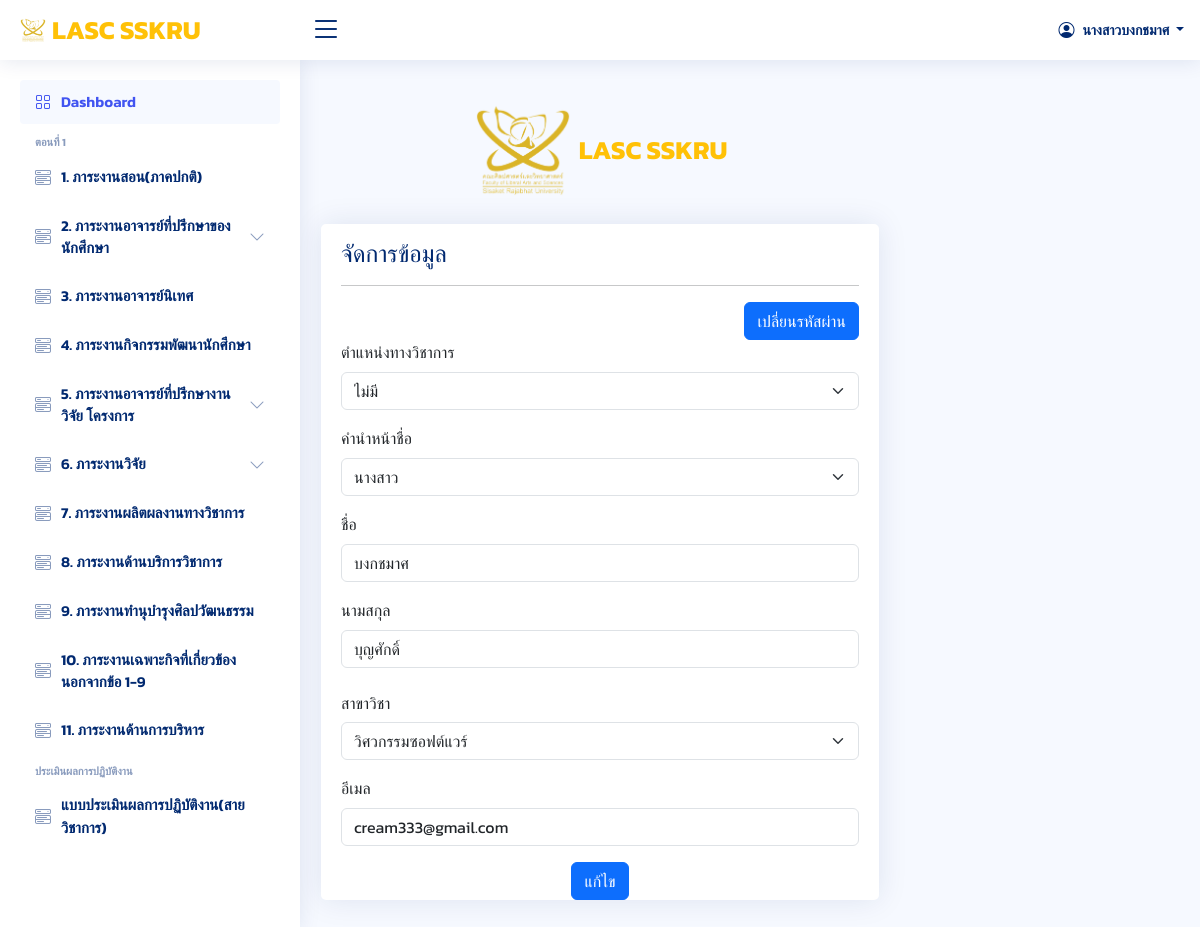
/index.php?page=users/account (signed in), run on an earlier commit of the app's database.
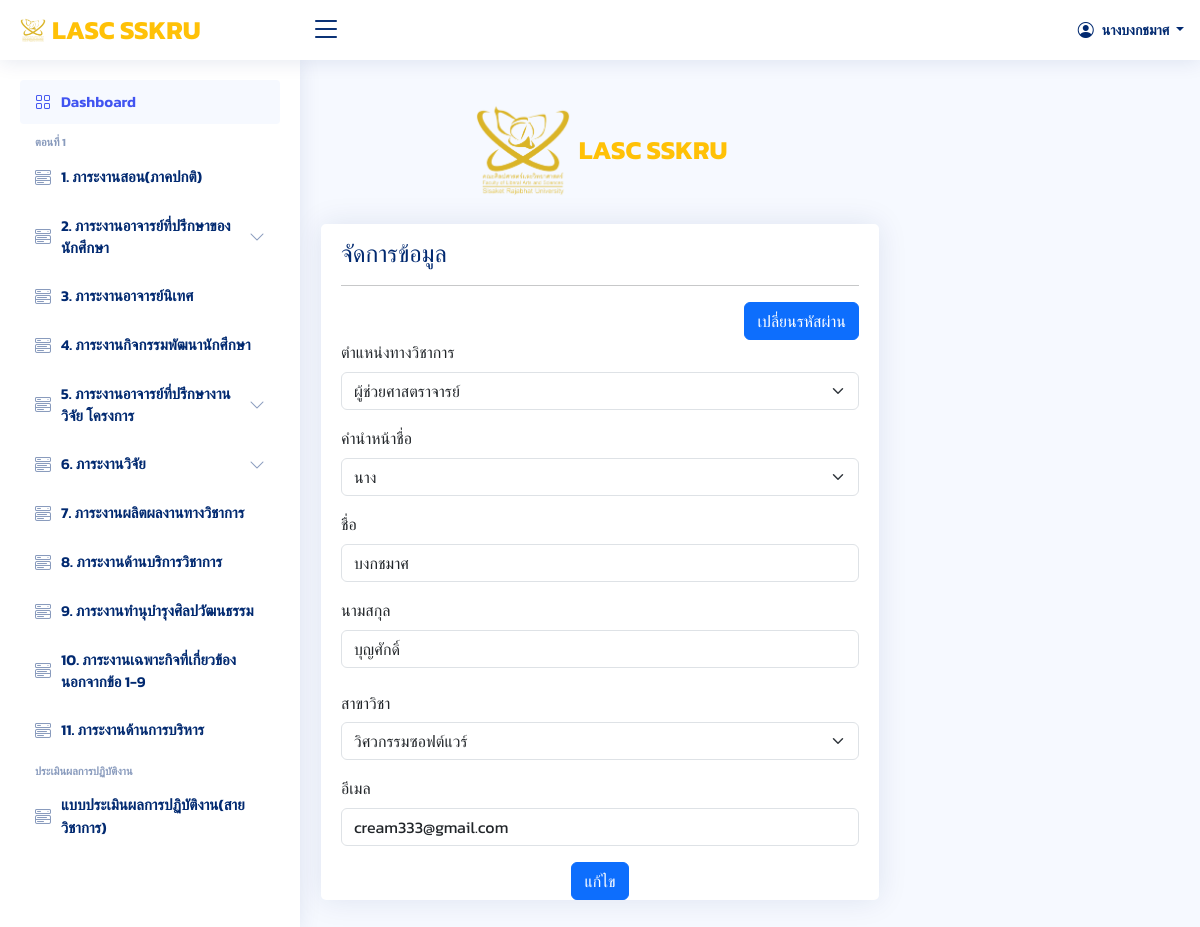
And on a later commit of the database.
### tables this page shows
CREATE TABLE `users` (
  `userId` int(20) NOT NULL,
  `academic_rank` varchar(50) NOT NULL,
  `nametitle` varchar(50) NOT NULL,
  `firstname` varchar(50) NOT NULL,
  `lastname` varchar(50) NOT NULL,
  `branch` varchar(50) NOT NULL,
  `email` varchar(50) NOT NULL,
  `password` varchar(255) NOT NULL,
  `urole` varchar(50) NOT NULL,
  `isAdmin` int(1) NOT NULL,
  `created_at` timestamp NOT NULL DEFAULT current_timestamp()
);

### users/account.php (the view, shortened to what this page needs)
<?php
require_once "config/db.php";
$userId = $_SESSION['userId'];
$stmt = $conn->prepare("SELECT * FROM users WHERE userId = $userId");
$stmt->execute();
$data = $stmt->fetch();
?>
<div class="container">
    <div class="d-flex flex-column align-items-center justify-content-center ">
        <div class="d-flex justify-content-center py-4 mt-1">
            <a href="index.html" class="logo d-flex align-items-center w-auto">
                <img style="max-height: 100px;" src="assets/img/logo_lasc1.png" alt="">
                <span class="d-none d-lg-block" style="color: #ffc107;">LASC SSKRU</span>
            </a>
        </div>
        <div class="card col-md-6">
            <div class="card-body" style="padding-bottom:0px;">
                <h3 class="card-title pb0 fs-4 mt-3" style="padding:0px;">จัดการข้อมูล</h3>
                <hr>
                <div class="d-flex justify-content-end">
                    <button type="button" class="btn btn-primary" data-bs-toggle="modal" data-bs-target="#change_password">เปลี่ยนรหัสผ่าน</button>
                </div>
                <form action="users/edit_account.php" method="post">
                    <div class="mb-3">
                        <label for="academic_rank" class="form-label">ตำแหน่งทางวิชาการ</label>
                        <select class="form-select" name="academic_rank" id="academic_rank" aria-describedby="academic_rank" required>
                            <option value="ไม่มี" <?php if ($data['academic_rank'] === 'ไม่มี') echo 'selected' ?>>ไม่มี</option>
                            <option value="ผู้ช่วยศาสตราจารย์" <?php if ($data['academic_rank'] === 'ผู้ช่วยศาสตราจารย์') echo 'selected' ?>>ผู้ช่วยศาสตราจารย์</option>
                        </select>
                    </div>
                    <div class="mb-3">
                        <label for="nametitle" class="form-label">คำนำหน้าชื่อ</label>
                        <select class="form-select" name="nametitle" aria-describedby="nametitle" id="nametitle" required>
                            <option value="นาง" <?php if ($data['nametitle'] === 'นาง') echo 'selected' ?>>นาง</option>
                            <option value="นางสาว" <?php if ($data['nametitle'] === 'นางสาว') echo 'selected' ?>>นางสาว</option>
                        </select>
                    </div>
                    <div class="mb-3">
                        <label for="firstname" class="form-label">ชื่อ</label>
                        <input type="text" class="form-control" name="firstname" value="<?php echo $data['firstname']; ?>" required>
                    </div>
                    <div class="mb-3">
                        <label for="lastname" class="form-label">นามสกุล</label>
                        <input type="text" class="form-control" name="lastname" value="<?php echo $data['lastname']; ?>" required>
                    </div>
                    <div class="mb-3">
                        <label for="branch" class="col-sm-2 col-form-label ">สาขาวิชา</label>
                        <select class="form-select" name="branch" aria-describedby="branch" id="branch" required>
                            <option value="วิศวกรรมซอฟต์แวร์" <?php if ($data['branch'] === 'วิศวกรรมซอฟต์แวร์') echo 'selected' ?>>วิศวกรรมซอฟต์แวร์</option>
                        </select>
                    </div>
                    <div class="mb-3">
                        <label for="email" class="form-label">อีเมล</label>
                        <input type="email" class="form-control" name="email" value="<?php echo $data['email']; ?>" required>
                    </div>
                    <div class="d-flex justify-content-center">
                        <button type="submit" name="edit" class="btn btn-primary">แก้ไข</button>
                    </div>
                </form>
            </div>
        </div>
    </div>
</div>
</html>

### index.php (shortened to what this page needs)
<?php
$nametitle = $_SESSION['nametitle'];
$firstname = $_SESSION['firstname'];
$lastname = $_SESSION['lastname'];
?>
<!DOCTYPE html>
<html lang="en">
<head>
  <link href="assets/vendor/bootstrap/css/bootstrap.min.css" rel="stylesheet">
  <link href="assets/vendor/bootstrap-icons/bootstrap-icons.css" rel="stylesheet">
  <link href="assets/vendor/boxicons/css/boxicons.min.css" rel="stylesheet">
  <link href="assets/vendor/quill/quill.snow.css" rel="stylesheet">
  <link href="assets/vendor/quill/quill.bubble.css" rel="stylesheet">
  <link href="assets/vendor/remixicon/remixicon.css" rel="stylesheet">
  <link href="assets/vendor/simple-datatables/style.css" rel="stylesheet">
  <link href="assets/css/style.css" rel="stylesheet">
</head>
<body>
  <header id="header" class="header fixed-top d-flex align-items-center">
    <div class="d-flex align-items-center justify-content-between">
      <a class="logo d-flex align-items-center">
        <img src="assets/img/logo_lasc.png" alt="โลโก้คณะ">
        <span class="d-none d-lg-block" style="color: #ffc107;">LASC SSKRU</span>
      </a>
      <i class="bi bi-list toggle-sidebar-btn"></i>
    </div>
    <nav class="header-nav ms-auto">
      <ul class="d-flex align-items-center">
        <li class="nav-item dropdown pe-3">
          <a class="nav-link nav-profile d-flex align-items-center pe-0" href="#" data-bs-toggle="dropdown">
            <i class="bi bi-person-circle"></i>
            <span class="d-none d-md-block dropdown-toggle ps-2"><?= $nametitle .  $firstname . ' ' . $lastname ?></span>
          </a>
        </li>
      </ul>
    </nav>
  </header>
  <aside id="sidebar" class="sidebar">
    <ul class="sidebar-nav" id="sidebar-nav">
      <li class="nav-item">
        <a class="nav-link " href="index.php?page=users/dashboard">
          <i class="bi bi-grid"></i>
          <span>Dashboard</span>
        </a>
      </li>
      <li class="nav-heading">ตอนที่ 1</li>
      <li class="nav-item">
        <a class="nav-link collapsed" href="index.php?page=1_1/index_1_1">
          <i class="bi bi-menu-button-wide"></i>
          <span>1. ภาระงานสอน(ภาคปกติ)</span>
        </a>
      </li>
      <li class="nav-item">
        <a class="nav-link collapsed" data-bs-target="#components-nav1" data-bs-toggle="collapse" href="#">
          <i class="bi bi-menu-button-wide"></i><span>2. ภาระงานอาจารย์ที่ปรึกษาของนักศึกษา</span><i class="bi bi-chevron-down ms-auto"></i>
        </a>
      </li>
      <li class="nav-item">
        <a class="nav-link collapsed" href="index.php?page=1_3/index_1_3">
          <i class="bi bi-menu-button-wide"></i><span>3. ภาระงานอาจารย์นิเทศ</span>
        </a>
      </li>
      <li class="nav-item">
        <a class="nav-link collapsed" href="index.php?page=1_4/index_1_4">
          <i class="bi bi-menu-button-wide"></i><span>4. ภาระงานกิจกรรมพัฒนานักศึกษา</span>
        </a>
      </li>
      <li class="nav-item">
        <a class="nav-link collapsed" data-bs-target="#components-nav2" data-bs-toggle="collapse" href="#">
          <i class="bi bi-menu-button-wide"></i><span>5. ภาระงานอาจารย์ที่ปรึกษางานวิจัย โครงการ</span><i class="bi bi-chevron-down ms-auto"></i>
        </a>
      </li>
      <li class="nav-item">
        <a class="nav-link collapsed" data-bs-target="#components-nav3" data-bs-toggle="collapse" href="#">
          <i class="bi bi-menu-button-wide"></i><span>6. ภาระงานวิจัย</span><i class="bi bi-chevron-down ms-auto"></i>
        </a>
      </li>
      <li class="nav-item">
        <a class="nav-link collapsed" href="index.php?page=1_7/index_1_7">
          <i class="bi bi-menu-button-wide"></i><span>7. ภาระงานผลิตผลงานทางวิชาการ</span>
        </a>
      </li>
      <li class="nav-item">
        <a class="nav-link collapsed" href="index.php?page=1_8/index_1_8">
          <i class="bi bi-menu-button-wide"></i><span>8. ภาระงานด้านบริการวิชาการ</span>
        </a>
      </li>
      <li class="nav-item">
        <a class="nav-link collapsed" href="index.php?page=1_9/index_1_9">
          <i class="bi bi-menu-button-wide"></i><span>9. ภาระงานทำนุบำรุงศิลปวัฒนธรรม</span>
        </a>
      </li>
      <li class="nav-item">
        <a class="nav-link collapsed" href="index.php?page=1_10/index_1_10">
          <i class="bi bi-menu-button-wide"></i><span>10. ภาระงานเฉพาะกิจที่เกี่ยวข้อง นอกจากข้อ 1-9</span>
        </a>
      </li>
      <li class="nav-item">
        <a class="nav-link collapsed" href="index.php?page=1_11/index_1_11">
          <i class="bi bi-menu-button-wide"></i><span>11. ภาระงานด้านการบริหาร</span>
        </a>
      </li>
      <li class="nav-heading">ประเมินผลการปฏิบัติงาน</li>
      <li class="nav-item">
        <a class="nav-link collapsed" href="index.php?page=3/index_3">
          <i class="bi bi-menu-button-wide"></i><span>แบบประเมินผลการปฏิบัติงาน(สายวิชาการ)</span>
        </a>
      </li>
  </aside>
  <main>
    <br>
    <br>
    <br>
    <?php
    $page = $_GET['page'];
    include $page . ('.php');
    ?>
</body>
</html>

### assets/css/style.css (style rules this page uses)
:root { scroll-behavior: smooth; }
body { font-family: 'Kanit', sans-serif; background: #f6f9ff; color: #444444; }
a { color: #4154f1; text-decoration: none; }
h1, h2, h3, h4, h5, h6 { font-family: 'Kanit', sans-serif; }
.card { margin-bottom: 30px; border: none; border-radius: 5px; box-shadow: 0px 0 30px rgba(1, 41, 112, 0.1); }
.card-title { padding: 20px 0 15px 0; font-size: 18px; font-weight: 500; color: #012970; font-family: 'Kanit', sans-serif; }
.card-body { padding: 0 20px 20px 20px; }
.logo { line-height: 1; }
@media (min-width: 1200px) { .logo { width: 280px; } }
.logo img { max-height: 26px; margin-right: 6px; }
.logo span { font-size: 26px; font-weight: 700; font-family: 'Kanit', sans-serif; }
.header { transition: all 0.5s; z-index: 997; height: 60px; box-shadow: 0px 2px 20px rgba(1, 41, 112, 0.1); background-color: #fff; padding-left: 20px; }
.header .toggle-sidebar-btn { font-size: 32px; padding-left: 10px; cursor: pointer; color: #012970; }
.header-nav ul { list-style: none; }
.header-nav>ul { margin: 0; padding: 0; }
.header-nav .nav-profile { color: #012970; }
.header-nav .nav-profile span { font-size: 14px; font-weight: 600; }
.sidebar { position: fixed; top: 60px; left: 0; bottom: 0; width: 300px; z-index: 996; transition: all 0.3s; padding: 20px; overflow-y: auto; scrollbar-width: thin; scrollbar-color: #aab7cf transparent; box-shadow: 0px 0px 20px rgba(1, 41, 112, 0.1); background-color: #fff; }
.sidebar-nav { padding: 0; margin: 0; list-style: none; }
.sidebar-nav li { padding: 0; margin: 0; list-style: none; }
.sidebar-nav .nav-item { margin-bottom: 5px; }
.sidebar-nav .nav-heading { font-size: 11px; text-transform: uppercase; color: #899bbd; font-weight: 600; margin: 10px 0 5px 15px; }
.sidebar-nav .nav-link { display: flex; align-items: center; font-size: 15px; font-weight: 600; color: #4154f1; transition: 0.3; background: #f6f9ff; padding: 10px 15px; border-radius: 4px; }
.sidebar-nav .nav-link i { font-size: 16px; margin-right: 10px; color: #4154f1; }
.sidebar-nav .nav-link.collapsed { color: #012970; background: #fff; }
.sidebar-nav .nav-link.collapsed i { color: #899bbd; }
.sidebar-nav .nav-link .bi-chevron-down { margin-right: 0; transition: transform 0.2s ease-in-out; }

What changed in the data, as far as the page shows it:
changed users "บงกชมาศ": academic_rank (not shown) → "ผู้ช่วยศาสตราจารย์"; nametitle "นางสาว" → "นาง"
Also different on the page:
$nametitle: "นางสาว" → "นาง"
form field academic_rank: "ไม่มี" → (not shown)
